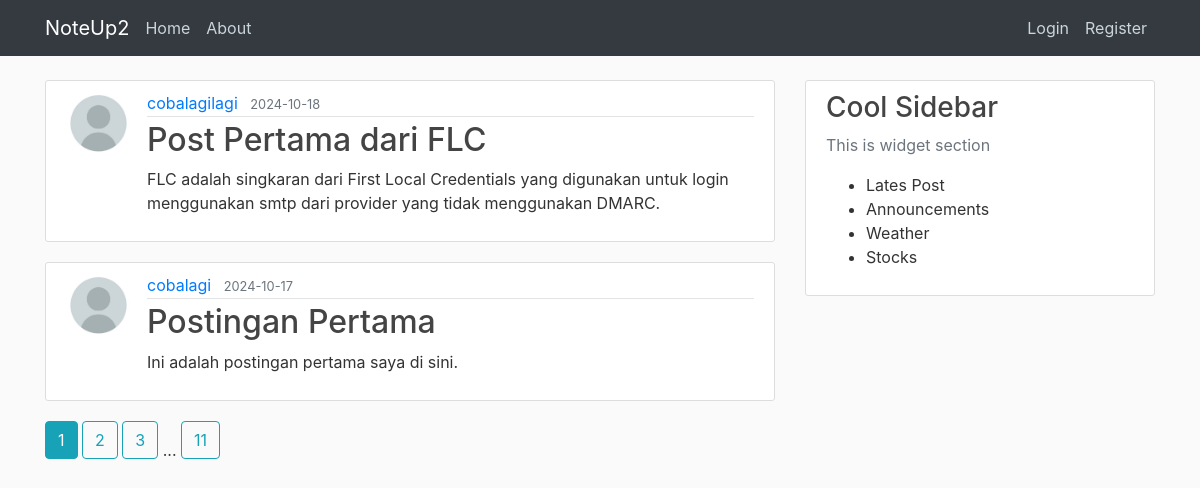
Page /home on the earlier database version.
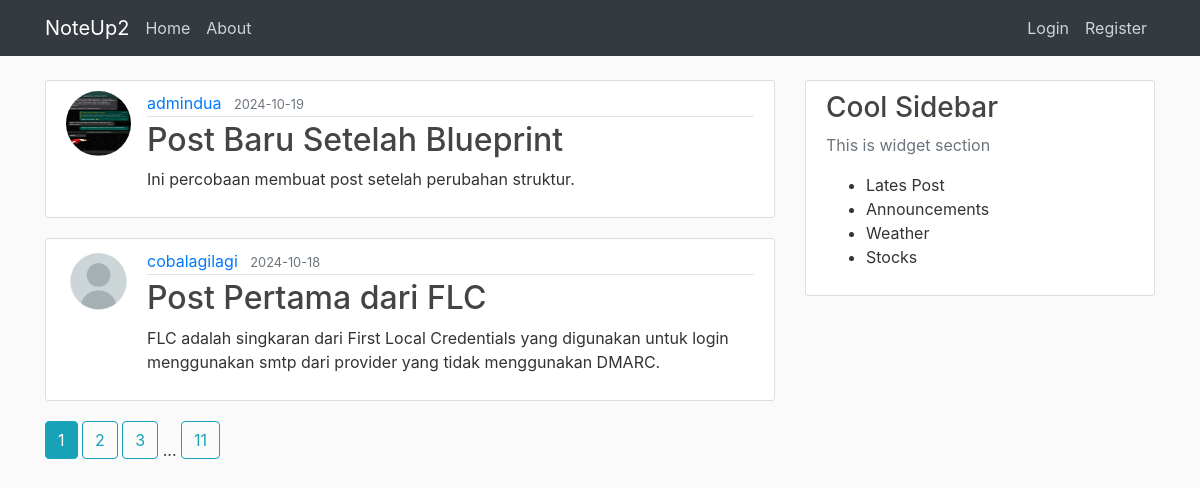
Same page on the later database version.
### noteup/models.py (models this page shows, shortened)
class Post(db.Model):
    id = db.Column(db.Integer, primary_key=True)
    title = db.Column(db.String(100), nullable=False)
    date_posted = db.Column(db.DateTime, nullable=False, default=datetime.now(timezone.utc))
    content = db.Column(db.Text, nullable=False)
    user_id = db.Column(db.Integer, db.ForeignKey('user.id'), nullable=False)

class User(db.Model, UserMixin):
    id = db.Column(db.Integer, primary_key=True)
    username = db.Column(db.String(20), unique=True, nullable=False)
    email = db.Column(db.String(100), unique=True, nullable=False)
    image_file = db.Column(db.String(20), nullable=False, default='default.jpg')
    password = db.Column(db.String(60), nullable=False)
    posts = db.relationship('Post', backref='author', lazy=True)

### noteup/main/routes.py (the view)
@main.route("/")
@main.route("/home")
def home():
    page = request.args.get('page', 1, type=int)
    posts = Post.query.order_by(Post.date_posted.desc()).paginate(page=page, per_page=2)
    return render_template("home.html", posts=posts)

### noteup/templates/home.html
{% extends "layout.html" %}
{% block content %}
    {% for post in posts.items %}
        <article class="media content-section">
            <img class="rounded-circle article-img" src="{{ url_for('static', filename='img/' + post.author.image_file) }}">
            <div class="media-body">
                <div class="article-metadata">
                    <a href="{{ url_for('users.user_posts', username=post.author.username) }}" class="mr-2">{{ post.author.username }}</a>
                    <small class="text-muted">{{ post.date_posted.strftime('%Y-%m-%d') }}</small>
                </div>
                <h2><a href="{{ url_for('posts.post', post_id=post.id) }}" class="article-title">{{ post.title }}</a></h2>
                <p class="article-content">{{ post.content }}</p>
            </div>
        </article>
    {% endfor %}
    {% for page_num in posts.iter_pages(left_edge=1, right_edge=1, left_current=1, right_current=2) %}
        {% if page_num %}
            {% if posts.page == page_num %}
                <a class="btn btn-info mb-4" href="{{ url_for('main.home', page=page_num) }}">{{ page_num }}</a>
            {% else %}
                <a class="btn btn-outline-info mb-4" href="{{ url_for('main.home', page=page_num) }}">{{ page_num }}</a>
            {% endif %}
        {% else %}
        ...
        {% endif %}
    {% endfor %}
{% endblock content %}

Differences in the rows shown:
no longer on this page (row unchanged): Post: image_file (placeholder picture), author.username "cobalagi", date_posted "2024-10-17", title "Postingan Pertama", content "Ini adalah postingan pertama saya di sini."
added Post: image_file (picture), author.username "admindua", date_posted "2024-10-19", title "Post Baru Setelah Blueprint", content "Ini percobaan membuat post setelah perubahan struktur."
